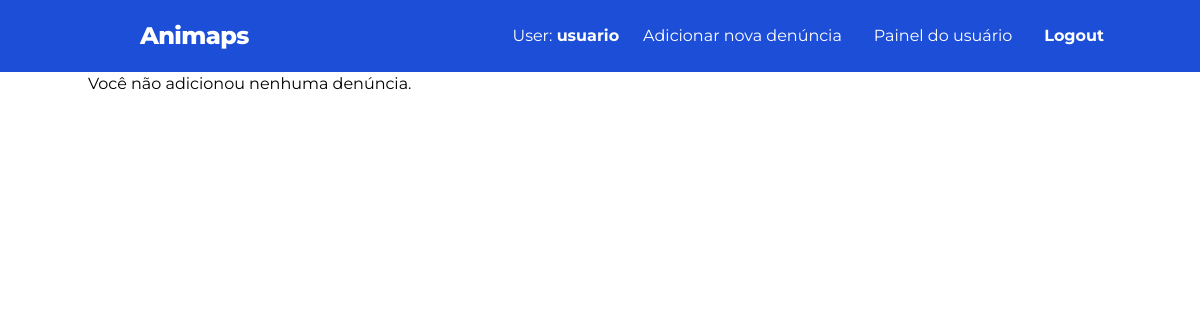
The app's page /painel-usuario/ (signed in), older data.
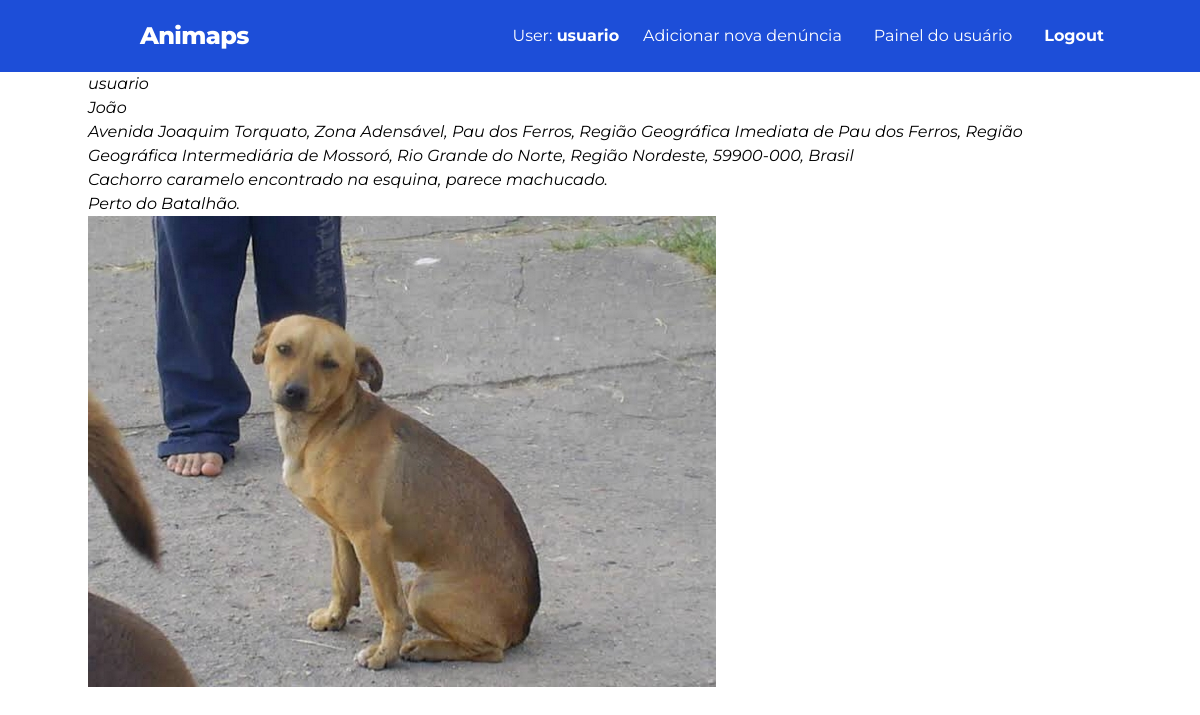
The same page, newer data.
### animais/models.py (models this page shows)
class Animal(models.Model):
    id = models.UUIDField(default=uuid.uuid4, primary_key=True)
    username = models.CharField(max_length=150)
    endereço = models.CharField(max_length=300)
    descriçao = models.CharField(max_length=350)
    ponto_ref = models.CharField(max_length=400, null=True)
    coordX = models.FloatField()
    coordY = models.FloatField()
    foto = models.ImageField(upload_to='images/', null=True, blank=True)
    user = models.ForeignKey(settings.AUTH_USER_MODEL,
                             on_delete=models.CASCADE)
    state = models.CharField(max_length=50, default='Pendente', choices=[
        ('Pendente', 'Pendente'),
        ('Resgatado', 'Resgatado'),
        ('Não Localizado', 'Não localizado'),
    ])

### animais/views.py (the view)
# urls.py: path('painel-usuario/', views.dashboardUser, name='painel-usuario'),
@login_required(login_url='login')
def dashboardUser(request):
    useranimais = Animal.objects.filter(user=request.user)
    return render(request, 'animais/user-dashboard.html', {'useranimais': useranimais})

### animais/templates/animais/user-dashboard.html (shortened to what this page needs)
<!DOCTYPE html>
<html lang="pt-br">
    <head>
        {% load static %}
        <link href="https://cdn.jsdelivr.net/npm/tailwindcss@2.2.19/dist/tailwind.min.css" rel="stylesheet">
        <link rel="stylesheet" href="https://unpkg.com/leaflet@1.9.2/dist/leaflet.css"
 />
    </head>
    <body class="bg-white font-sans leading-normal tracking-normal">
        {% include '../templs/header.html' %}
        <div class="container mx-auto ">
            <div class="">
                {% for animal in useranimais %}
                <div class="">
                    <div class="">
                        <p class="italic">{{ animal.user }}</p>
                        <p class="italic">{{ animal.username }}</p>
                        <p class="italic">{{ animal.endereço }}</p>
                        <p class="italic">{{ animal.descriçao }}</p>
                        <p class="italic">{{ animal.ponto_ref }}</p>
                        <div class="detail">
                            {% if animal.foto %}
                            <img src="{{ animal.foto.url }}">
                            {% endif %}
                        </div>
                    </div>
                </div>
                {% endfor %}
                {% if useranimais|length  == 0 %}
                <h1> Você não adicionou nenhuma denúncia. </h1>
                {% endif %}
            </div>
        </div>
    </body>
</html>

Row changes from the older to the newer data that the page shows:
added Animal: user "usuario", username "João", endereço "Avenida Joaquim Torquato, Zona Adensável, Pau dos Ferros, Região Geográfica Imediata de Pau dos Ferros, Região Geográfica Intermediária de Mossoró, Rio Grande do Norte, Região Nordeste, 59900-000, Brasil", descriçao "Cachorro caramelo encontrado na esquina, parece machucado.", ponto_ref "Perto do Batalhão.", foto (picture)
Text that changed along with them:
text no longer shown: "Você não adicionou nenhuma denúncia."
